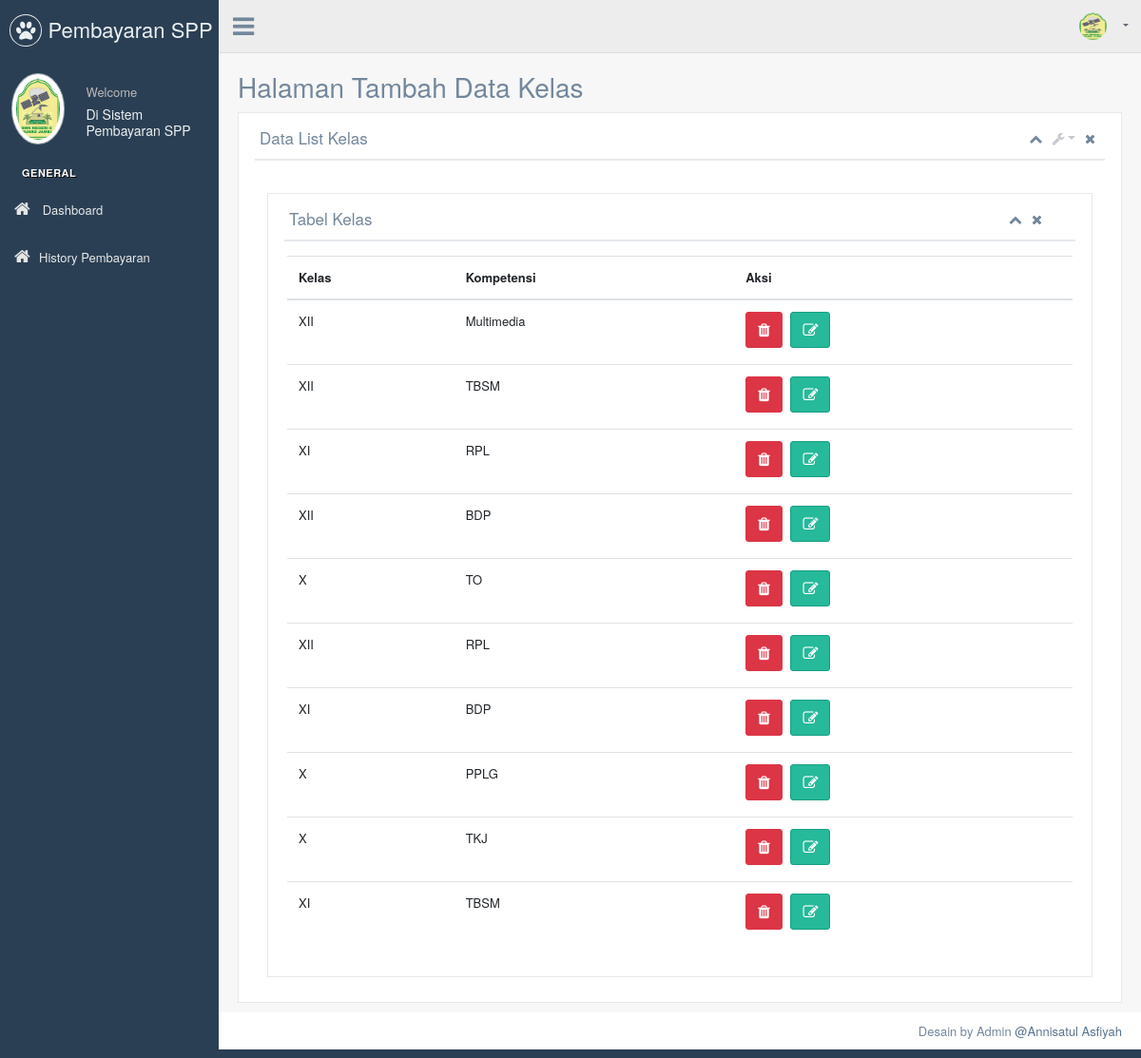
The page /production/list_kelas.php on the database its author committed.
### tables this page shows
CREATE TABLE `kelas` (
  `id_kelas` int(11) NOT NULL,
  `nama_kelas` varchar(10) NOT NULL,
  `kompetensi_keahlian` varchar(50) NOT NULL
);

### production/list_kelas.php (the view, shortened to what this page needs)
<!DOCTYPE html>
<html lang="en">
<?php include("head.php")?>
<body class="nav-md">
	<div class="container body">
		<div class="main_container">
		<?php include("sidebar.php")?>
			<div class="top_nav">
			<?php include("header.php")?>
			</div>
			<div class="right_col" role="main">
				<div class="">
					<div class="page-title">
						<div class="title_left">
							<h3>Halaman Tambah Data Kelas</h3>
						</div>
						<div class="title_right">
							<div class="col-md-5 col-sm-5  form-group pull-right top_search">
							</div>
						</div>
					</div>
					<div class="clearfix"></div>
					<div class="row">
						<div class="col-md-12 col-sm-12 ">
							<div class="x_panel">
								<div class="x_title">
									<h2>Data List Kelas </h2>
									<ul class="nav navbar-right panel_toolbox">
										<li><a class="collapse-link"><i class="fa fa-chevron-up"></i></a>
										</li>
										<li class="dropdown">
											<a href="#" class="dropdown-toggle" data-toggle="dropdown" role="button" aria-haspopup="true" aria-expanded="false"><i class="fa fa-wrench"></i></a>
										</li>
										<li><a class="close-link"><i class="fa fa-close"></i></a>
										</li>
									</ul>
									<div class="clearfix"></div>
								</div>
								<div class="x_content">
									<br />
									<div class="col-md-12 col-sm-12  ">
                <div class="x_panel">
                  <div class="x_title">
                    <h2>Tabel Kelas </h2>
                    <ul class="nav navbar-right panel_toolbox">
                      <li><a class="collapse-link"><i class="fa fa-chevron-up"></i></a>
                      </li>
                      <li><a class="close-link"><i class="fa fa-close"></i></a>
                      </li>
                    </ul>
                    <div class="clearfix"></div>
                  </div>
                  <div class="x_content">
                    <table class="table">
                      <thead>
                        <tr>
                          <th>Kelas</th>
                          <th>Kompetensi</th>
						  <th>Aksi</th>
                        </tr>
                      </thead>
                      <tbody>
						<?php
						$queryUser = "SELECT * FROM kelas";
						$userResult = $conn->query($queryUser);
						if ($userResult->num_rows > 0) {
						while ($user = $userResult->fetch_assoc()) { ?>
						<tr>
							<td><?php echo $user['nama_kelas']; ?></td>
							<td><?php echo $user['kompetensi_keahlian']; ?></td>
							<td>
								<a href="hapus_kelas.php?id=<?php echo $user['id_kelas']; ?>" class="btn btn-danger" onclick="return confirm('Apakah Kamu Yakin?')"><i class="fa fa-trash"></i></a>
								<a href="edit_kelas.php?id=<?php echo $user['id_kelas']; ?>" class="btn btn-success"><i class="fa fa-edit"></i></a>
							</td>
						</tr>
						<?php }}
						?>
						</tbody>
						</table>
                  </div>
                </div>
              </div>
								</div>
							</div>
						</div>
					</div>
				</div>
			</div>
			<?php include("footer.php")?>
		</div>
	</div>
</body></html>

### rows shown on the page
kelas: nama_kelas "XII", kompetensi_keahlian "Multimedia"
kelas: nama_kelas "XII", kompetensi_keahlian "TBSM"
kelas: nama_kelas "XI", kompetensi_keahlian "RPL"
kelas: nama_kelas "XII", kompetensi_keahlian "BDP"
kelas: nama_kelas "X", kompetensi_keahlian "TO"
kelas: nama_kelas "XII", kompetensi_keahlian "RPL"
kelas: nama_kelas "XI", kompetensi_keahlian "BDP"
kelas: nama_kelas "X", kompetensi_keahlian "PPLG"
kelas: nama_kelas "X", kompetensi_keahlian "TKJ"
kelas: nama_kelas "XI", kompetensi_keahlian "TBSM"
